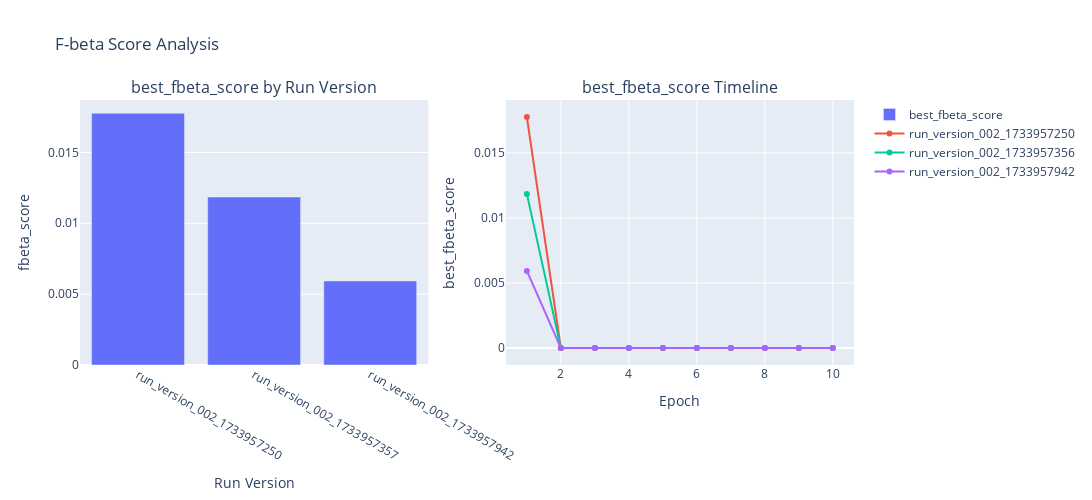

The code cell stored with this chart in its notebook:
### Code cell
fig_fbeta = plot_metric_analysis(history, 'fbeta_score', metrics, 'best_fbeta_score', "F-beta Score Analysis")

### Figure 1 — Plotly figure (JSON) as saved in the notebook; plotly's stock layout.template omitted (floating-point values rounded to 4 significant figures)
{"data": [{"name": "best_fbeta_score", "x": ["run_version_002_1733957250", "run_version_002_1733957357", "run_version_002_1733957942"], "y": [0.01777, 0.01185, 0.005931], "type": "bar", "xaxis": "x", "yaxis": "y"}, {"mode": "lines+markers", "name": "run_version_002_1733957250", "x": [1, 2, 3, 4, 5, 6, 7, 8, 9, 10], "y": [0.01777, 0.0, 0.0, 0.0, 0.0, 0.0, 0.0, 0.0, 0.0, 0.0], "type": "scatter", "xaxis": "x2", "yaxis": "y2"}, {"mode": "lines+markers", "name": "run_version_002_1733957356", "x": [1, 2, 3, 4, 5, 6, 7, 8, 9, 10], "y": [0.01185, 0.0, 0.0, 0.0, 0.0, 0.0, 0.0, 0.0, 0.0, 0.0], "type": "scatter", "xaxis": "x2", "yaxis": "y2"}, {"mode": "lines+markers", "name": "run_version_002_1733957942", "x": [1, 2, 3, 4, 5, 6, 7, 8, 9, 10], "y": [0.005931, 0.0, 0.0, 0.0, 0.0, 0.0, 0.0, 0.0, 0.0, 0.0], "type": "scatter", "xaxis": "x2", "yaxis": "y2"}], "layout": {"xaxis": {"anchor": "y", "domain": [0.0, 0.45], "title": {"text": "Run Version"}}, "yaxis": {"anchor": "x", "domain": [0.0, 1.0], "title": {"text": "fbeta_score"}}, "xaxis2": {"anchor": "y2", "domain": [0.55, 1.0], "title": {"text": "Epoch"}}, "yaxis2": {"anchor": "x2", "domain": [0.0, 1.0], "title": {"text": "best_fbeta_score"}}, "annotations": [{"font": {"size": 16}, "showarrow": false, "text": "best_fbeta_score by Run Version", "x": 0.225, "xanchor": "center", "xref": "paper", "y": 1.0, "yanchor": "bottom", "yref": "paper"}, {"font": {"size": 16}, "showarrow": false, "text": "best_fbeta_score Timeline", "x": 0.775, "xanchor": "center", "xref": "paper", "y": 1.0, "yanchor": "bottom", "yref": "paper"}], "title": {"text": "F-beta Score Analysis"}, "height": 500, "width": 1200, "showlegend": true}}
